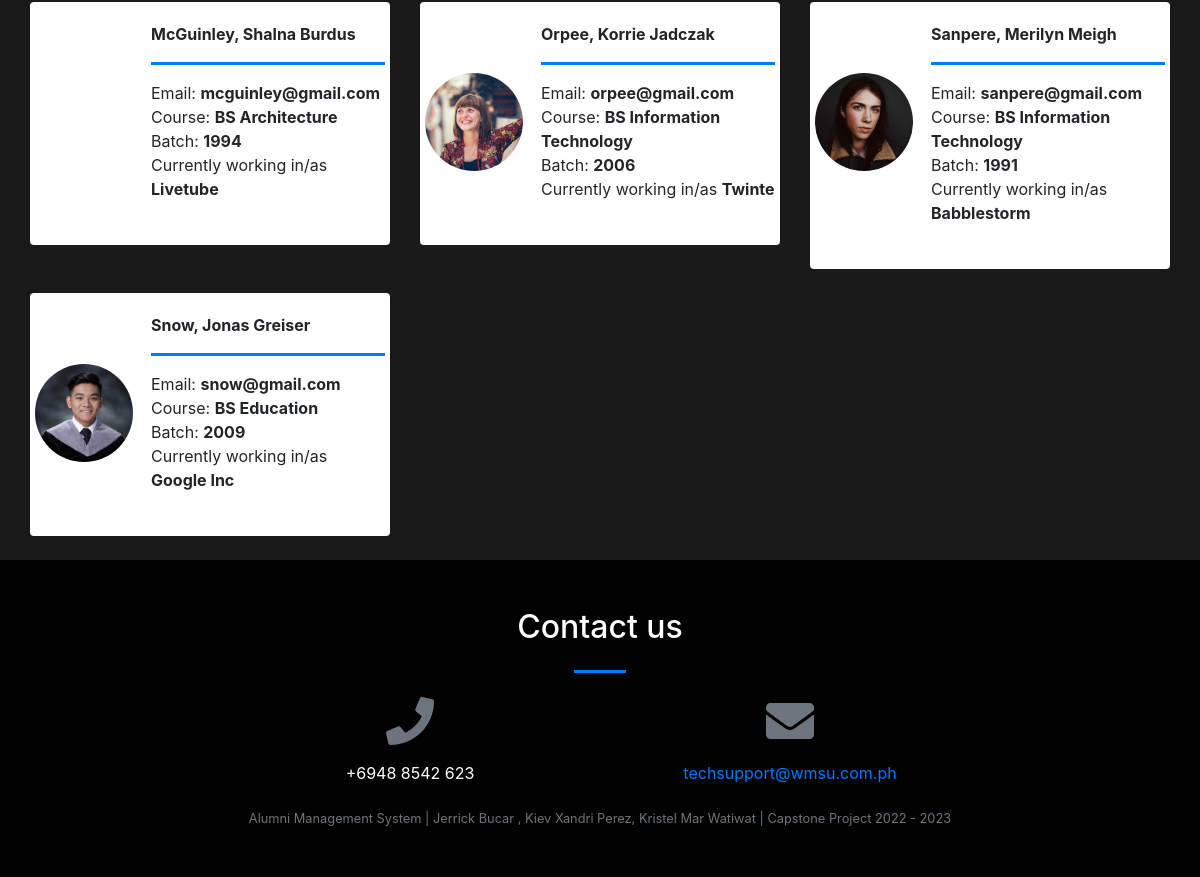
The page /index.php?page=alumni_list (lower part) on the database as committed earlier.
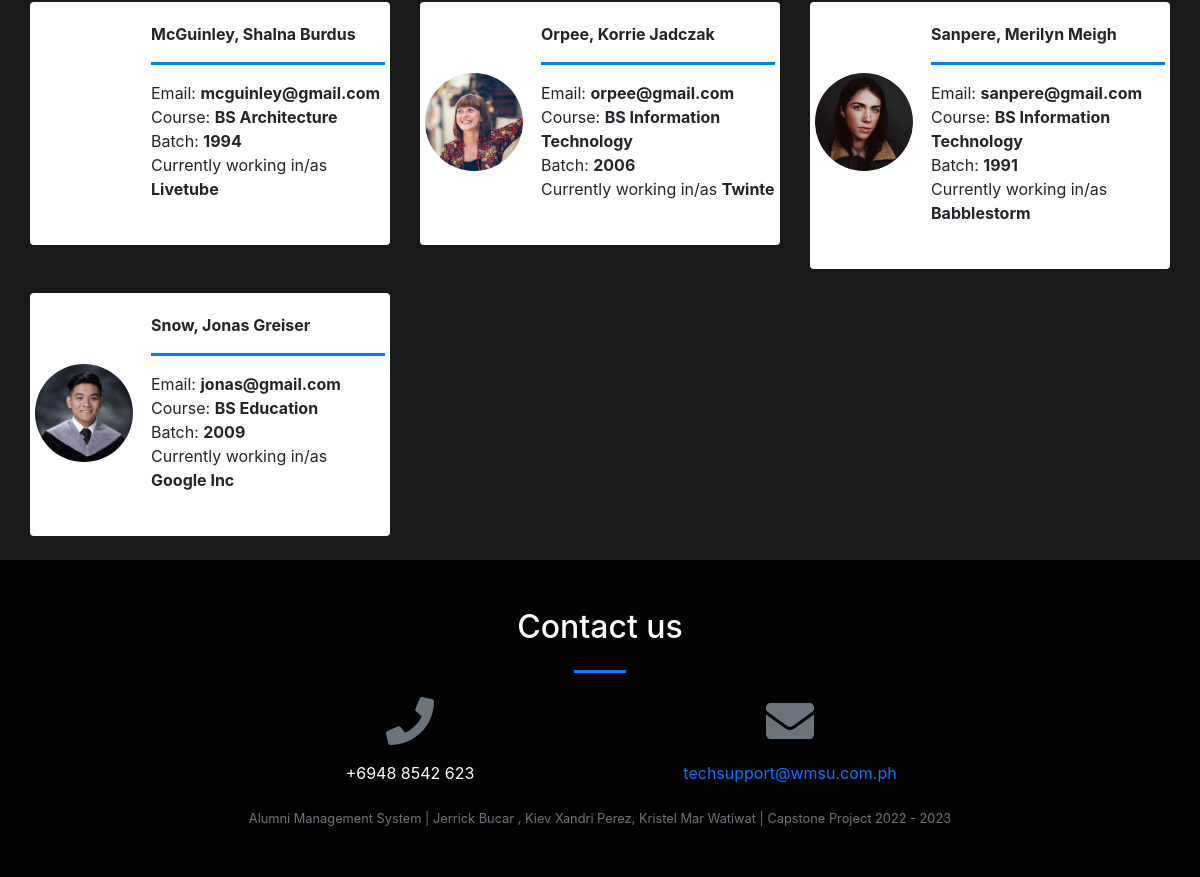
The same page on the database as committed later.
### tables this page shows
CREATE TABLE `alumnus_bio` (
  `id` int(30) NOT NULL,
  `user_id` int(30) NOT NULL,
  `firstname` varchar(200) NOT NULL,
  `middlename` varchar(200) NOT NULL,
  `lastname` varchar(200) NOT NULL,
  `gender` varchar(10) NOT NULL,
  `batch` year(4) NOT NULL,
  `course_id` int(30) NOT NULL,
  `email` varchar(250) NOT NULL,
  `connected_to` text NOT NULL,
  `avatar` text NOT NULL,
  `date_created` date NOT NULL DEFAULT current_timestamp()
);

CREATE TABLE `courses` (
  `id` int(30) NOT NULL,
  `course` text NOT NULL,
  `about` text NOT NULL
);

### alumni_list.php (the view, shortened to what this page needs)
<div class="container-fluid mt-3 pt-2">
    <div class="row-items">
        <div class="col-lg-12">
            <div class="row">
                <?php
                $fpath = 'admin/assets/uploads';
                $alumni = $conn->query("SELECT a.*,c.course,Concat(a.lastname,', ',a.firstname,' ',a.middlename) as name from alumnus_bio a inner join courses c on c.id = a.course_id order by Concat(a.lastname,', ',a.firstname,' ',a.middlename) asc");
                while ($row = $alumni->fetch_assoc()):
                    ?>
                    <div class="col-md-4 item">
                        <div class="card alumni-list" data-id="<?php echo $row['id'] ?>">
                            <div class="alumni-img card-img-top">
                                <img src="<?php echo $fpath.'/'.$row['avatar'] ?>" alt="">
                            </div>
                            <div class="card-body">
                                <div class="row align-items-center h-100">
                                    <div class="ml-2">
                                        <div>
                                            <p class="filter-txt"><b><?php echo $row['name'] ?></b></p>
                                            <hr class="divider w-100" style="max-width: calc(100%)">
                                            <p class="filter-txt">Email: <b><?php echo $row['email'] ?></b></p>
                                            <p class="filter-txt">Course: <b><?php echo $row['course'] ?></b></p>
                                            <p class="filter-txt">Batch: <b><?php echo $row['batch'] ?></b></p>
                                            <p class="filter-txt">Currently working in/as
                                                <b><?php echo $row['connected_to'] ?></b></p>
                                            <br>
                                        </div>
                                    </div>
                                </div>
                            </div>
                        </div>
                        <br>
                    </div>
                <?php endwhile; ?>
            </div>
        </div>
    </div>
</div>

Rows that differ between the two databases and show on the page:
changed alumnus_bio "Google Inc": email "snow@gmail.com" → "jonas@gmail.com"
